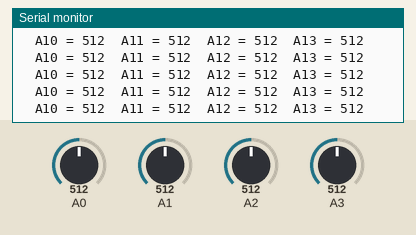
A sketch run on a simulated Arduino Uno, built with avr-gcc and run on an emulated ATmega328P. Parts: the last lines printed to the serial monitor. The test bench sets the inputs (shaded band); at power-on: A1 = 512, A0 = 512, A2 = 512, A3 = 512.

Above: at 2.7 s.
2.8 s: A1 set to 110
At 2.84 s:
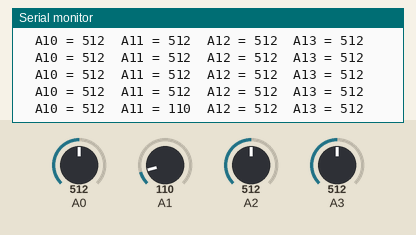
5.8 s: A1 set to 89
At 5.88 s:
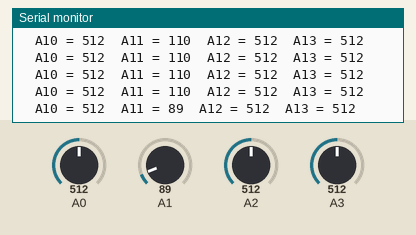
Timing chart, 0 to 8.8 s (numbered marks = the images above; inputs shaded):
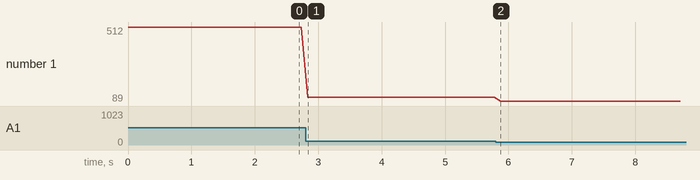

Measured:
- after the input at 2.8 s, the serial monitor: prints a new line at once (image 1)
- after the input at 5.8 s, the serial monitor: prints a new line after 0.08 s (image 2)
- plotted number 1: 512 → 110 after the input at 2.8 s, 110 → 89 after the input at 5.8 s

The sketch:

Kalibrering_i_Arduino.ino
```cpp
void setup() {
  Serial.begin(9600);
}

void loop() {
  Serial.print("  A10 = ");
  Serial.print(analogRead(A0));

  Serial.print("  A11 = ");
  Serial.print(analogRead(A1));

  Serial.print("  A12 = ");
  Serial.print(analogRead(A2));

  Serial.print("  A13 = ");
  Serial.println(analogRead(A3));

  delay(100);
}
```
